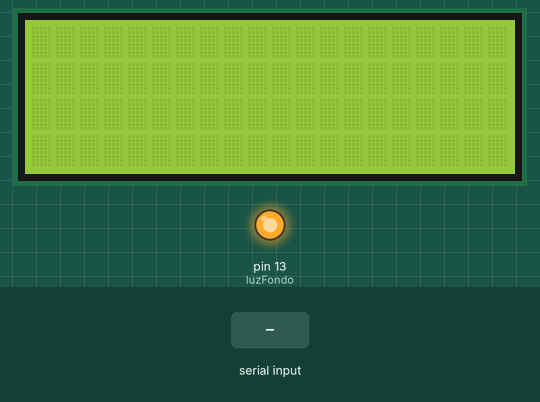
Recording of a sketch running on a simulated Arduino Uno, built with avr-gcc and run on an emulated ATmega328P. On the bench: 20×4 character LCD, output pins drawn as LEDs (lit = HIGH). The test bench sets the inputs (shaded band).

Above: at 1.2 s.
1.3 s: "1" received over Serial
2.9 s: "0" received over Serial
At 4.1 s:
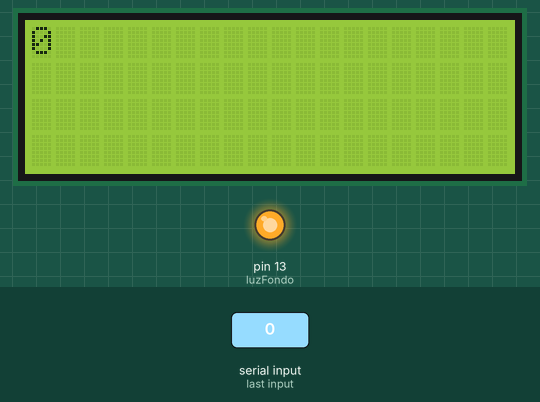
4.5 s: "2" received over Serial
Timing chart, 0 to 7.5 s (numbered marks = the images above; inputs shaded):
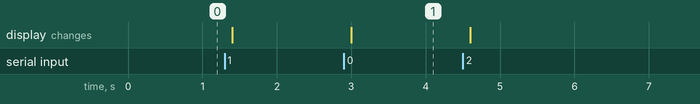

The sketch:

Test_LCD_serial.ino
```cpp
#include <LiquidCrystal.h>

LiquidCrystal lcd(7, 8, 9, 10, 11 , 12);
int luzFondo = 13; //Defino el pin para la luz de fondo

void setup() {
  pinMode(luzFondo, OUTPUT);
  digitalWrite(luzFondo, HIGH); //Activo la luz de fondo
  lcd.begin(20,4);
  Serial.begin(9600);
}
void loop() {
  if (Serial.available()>0) {
    //Me espero un poco para que llegue el mensaje entero
    delay(100);
    lcd.clear();
    //Leo todos los caracteres disponibles del buffer
    while (Serial.available() > 0) {
      //Muestro cada carácter en el LCD
      lcd.write(Serial.read());
    }
  }
}
```

Measured:
- after the input at 2.9 s, the display: changes after 0.10 s (image 1)
